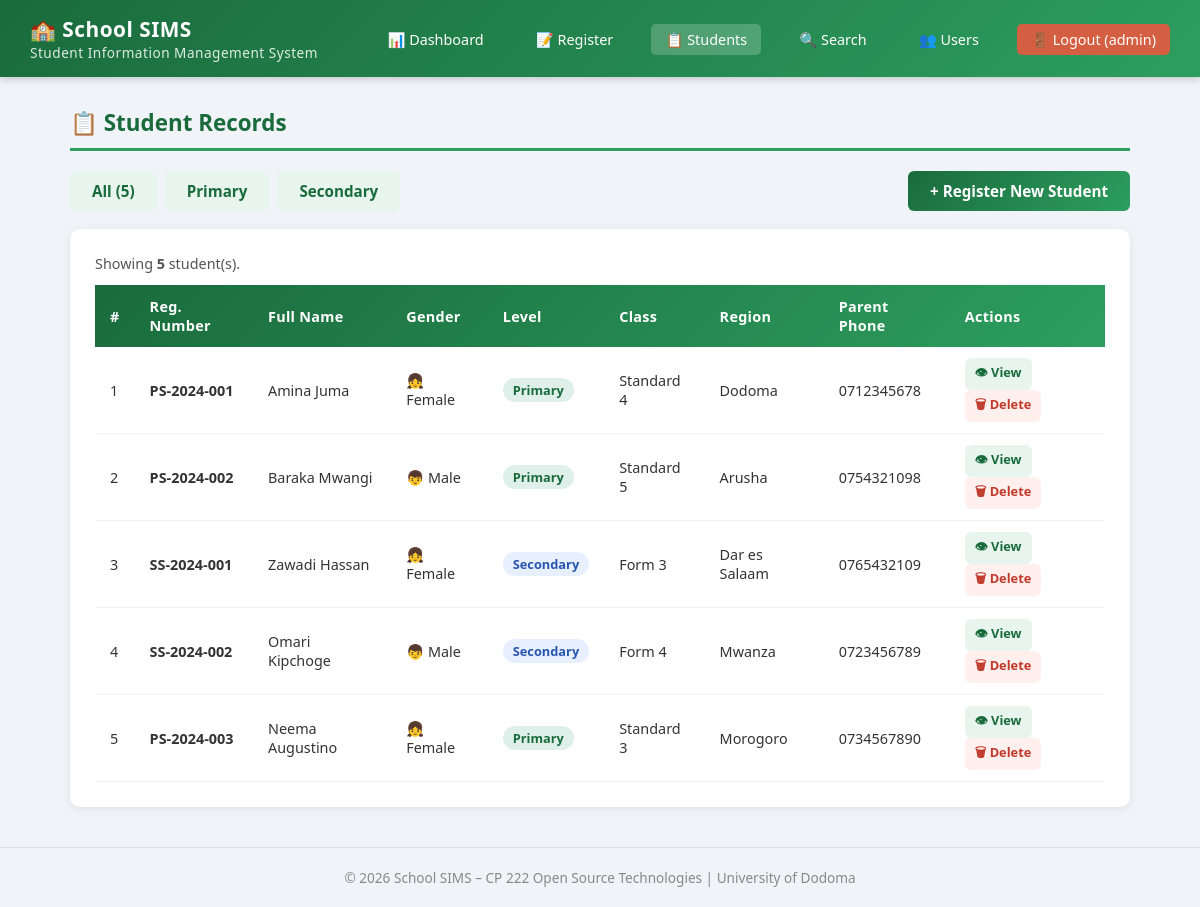
/students.php (signed in), run on the app's committed database.
### tables this page shows
CREATE TABLE IF NOT EXISTS students (
    id INT AUTO_INCREMENT PRIMARY KEY,
    reg_number VARCHAR(20) NOT NULL UNIQUE,
    first_name VARCHAR(50) NOT NULL,
    last_name VARCHAR(50) NOT NULL,
    gender ENUM('Male', 'Female') NOT NULL,
    date_of_birth DATE NOT NULL,
    school_level ENUM('Primary', 'Secondary') NOT NULL,
    class_grade VARCHAR(10) NOT NULL,
    region VARCHAR(50) NOT NULL,
    parent_name VARCHAR(100) NOT NULL,
    parent_phone VARCHAR(15) NOT NULL,
    registered_at TIMESTAMP DEFAULT CURRENT_TIMESTAMP
);

### students.php (the view, shortened to what this page needs)
<?php
require_once 'includes/db_connect.php';
$level_filter = isset($_GET['level']) ? $_GET['level'] : '';
$where = '';
$students = mysqli_query($conn, "SELECT * FROM students $where ORDER BY registered_at DESC");
$count = mysqli_num_rows($students);
?>
<!DOCTYPE html>
<html lang="en">
<head>
    <link rel="stylesheet" href="css/style.css">
</head>
<body>
<?php include 'includes/navbar.php'; ?>
<div class="container">
    <h2 class="section-title">📋 Student Records</h2>
    <div style="display:flex; justify-content:space-between; align-items:center; flex-wrap:wrap; gap:12px; margin-bottom:18px;">
        <div style="display:flex; gap:8px;">
            <a href="students.php" class="btn btn-secondary <?php echo !$level_filter ? 'active' : ''; ?>">All (<?php echo mysqli_fetch_row(mysqli_query($conn, "SELECT COUNT(*) FROM students"))[0]; ?>)</a>
            <a href="students.php?level=Primary"   class="btn btn-secondary">Primary</a>
            <a href="students.php?level=Secondary" class="btn btn-secondary">Secondary</a>
        </div>
        <a href="register.php" class="btn btn-primary">+ Register New Student</a>
    </div>
    <div class="table-box">
        <?php if ($count > 0): ?>
        <p style="margin-bottom:12px; color:#555; font-size:0.9rem;">Showing <strong><?php echo $count; ?></strong> student(s)<?php echo $level_filter ? " – {$level_filter} Level" : ''; ?>.</p>
        <table>
            <thead>
                <tr>
                    <th>#</th>
                    <th>Reg. Number</th>
                    <th>Full Name</th>
                    <th>Gender</th>
                    <th>Level</th>
                    <th>Class</th>
                    <th>Region</th>
                    <th>Parent Phone</th>
                    <th>Actions</th>
                </tr>
            </thead>
            <tbody>
            <?php $i = 1; while ($s = mysqli_fetch_assoc($students)): ?>
                <tr>
                    <td><?php echo $i++; ?></td>
                    <td><strong><?php echo htmlspecialchars($s['reg_number']); ?></strong></td>
                    <td><?php echo htmlspecialchars($s['first_name'] . ' ' . $s['last_name']); ?></td>
                    <td><?php echo $s['gender'] === 'Male' ? '👦' : '👧'; ?> <?php echo $s['gender']; ?></td>
                    <td>
                        <span class="badge <?php echo $s['school_level'] === 'Primary' ? 'badge-primary' : 'badge-secondary'; ?>">
                            <?php echo $s['school_level']; ?>
                        </span>
                    </td>
                    <td><?php echo htmlspecialchars($s['class_grade']); ?></td>
                    <td><?php echo htmlspecialchars($s['region']); ?></td>
                    <td><?php echo htmlspecialchars($s['parent_phone']); ?></td>
                    <td>
                        <a href="view_student.php?id=<?php echo $s['id']; ?>" class="btn btn-secondary" style="font-size:0.8rem; padding:5px 10px;">👁 View</a>
                        <?php if ($_SESSION['role'] === 'admin'): ?>
                        <a href="students.php?delete=<?php echo $s['id']; ?>" class="btn btn-danger" style="font-size:0.8rem; padding:5px 10px;"
                           onclick="return confirm('Are you sure you want to delete this student record?')">🗑 Delete</a>
                        <?php endif; ?>
                    </td>
                </tr>
            <?php endwhile; ?>
            </tbody>
        </table>
        <?php endif; ?>
    </div>
</div>
<footer>
    &copy; <?php echo date('Y'); ?> School SIMS – CP 222 Open Source Technologies | University of Dodoma
</footer>
</body>
</html>

### css/style.css (style rules this page uses)
* { margin: 0; padding: 0; box-sizing: border-box; }
body { font-family: 'Segoe UI', Tahoma, Geneva, Verdana, sans-serif; background-color: #f0f4f8; color: #333; min-height: 100vh; }
.container { max-width: 1100px; margin: 30px auto; padding: 0 20px; }
.section-title { font-size: 1.4rem; font-weight: 700; color: #1a6b3c; margin-bottom: 20px; padding-bottom: 10px; border-bottom: 3px solid #2d9e5f; display: flex; align-items: center; gap: 10px; }
.btn { display: inline-block; padding: 10px 22px; border: none; border-radius: 6px; cursor: pointer; font-size: 0.95rem; font-weight: 600; text-decoration: none; transition: all 0.2s; }
.btn-primary { background: linear-gradient(135deg, #1a6b3c, #2d9e5f); color: white; }
.btn-secondary { background: #e8f5ef; color: #1a6b3c; }
.btn-danger { background: #fff0ee; color: #c0392b; }
.table-box { background: white; border-radius: 10px; padding: 25px; box-shadow: 0 2px 8px rgba(0,0,0,0.08); overflow-x: auto; }
table { width: 100%; border-collapse: collapse; font-size: 0.9rem; }
table thead { background: linear-gradient(135deg, #1a6b3c, #2d9e5f); color: white; }
table th { padding: 12px 15px; text-align: left; font-weight: 600; letter-spacing: 0.3px; }
table td { padding: 11px 15px; border-bottom: 1px solid #f0f0f0; vertical-align: middle; }
.badge { display: inline-block; padding: 3px 10px; border-radius: 20px; font-size: 0.8rem; font-weight: 600; }
.badge-primary { background: #dff0ea; color: #1a6b3c; }
.badge-secondary { background: #e8f0ff; color: #2855b0; }
footer { text-align: center; padding: 20px; color: #888; font-size: 0.85rem; margin-top: 40px; border-top: 1px solid #e0e0e0; }

### data on the page
students: reg_number "PS-2024-001", first_name+last_name "Amina Juma", gender "Female", school_level "Primary", class_grade "Standard 4", region "Dodoma", parent_phone "0712345678"
students: reg_number "PS-2024-002", first_name+last_name "Baraka Mwangi", gender "Male", school_level "Primary", class_grade "Standard 5", region "Arusha", parent_phone "0754321098"
students: reg_number "SS-2024-001", first_name+last_name "Zawadi Hassan", gender "Female", school_level "Secondary", class_grade "Form 3", region "Dar es Salaam", parent_phone "0765432109"
students: reg_number "SS-2024-002", first_name+last_name "Omari Kipchoge", gender "Male", school_level "Secondary", class_grade "Form 4", region "Mwanza", parent_phone "0723456789"
students: reg_number "PS-2024-003", first_name+last_name "Neema Augustino", gender "Female", school_level "Primary", class_grade "Standard 3", region "Morogoro", parent_phone "0734567890"

### other printed values
$_SESSION['username'] "admin"
$count "5"
